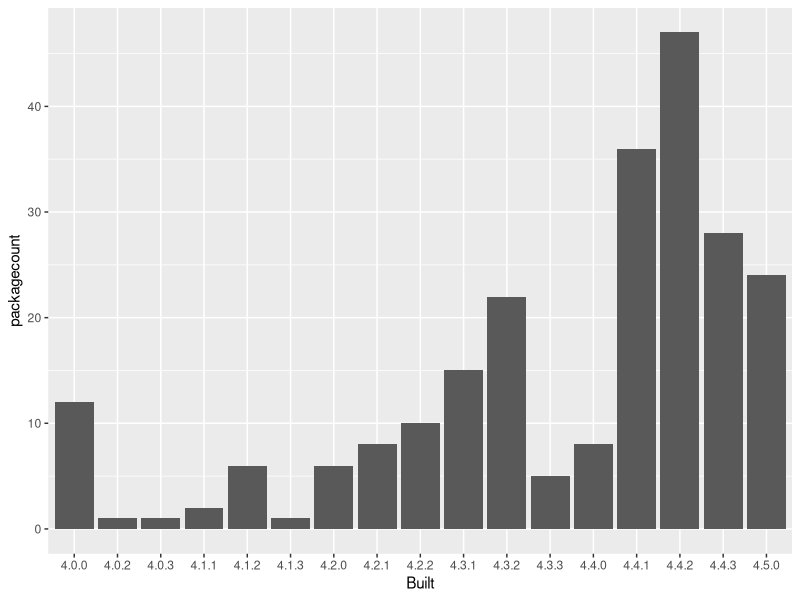

Recreate this plot in R.
# R file
library(tidyverse)
library(ggplot2)
mypackages <- installed.packages() %>%
  as_tibble

freqtable <- mypackages %>%
  count(Built) %>%
  rename(packagecount = n)

freqtable %>%
  ggplot(
    aes(x = Built, y = packagecount)
  ) + geom_bar(stat = "identity")


# Most packages built in R 4.2.0
